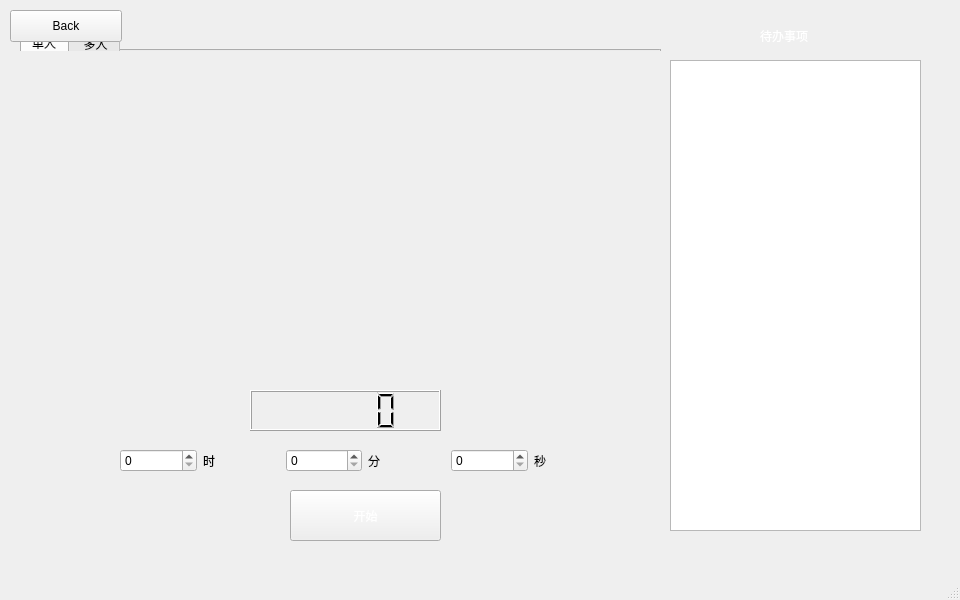
<?xml version="1.0" encoding="UTF-8"?>
<ui version="4.0">
 <class>selfLearning</class>
 <widget class="QMainWindow" name="selfLearning">
  <property name="geometry">
   <rect>
    <x>0</x>
    <y>0</y>
    <width>960</width>
    <height>600</height>
   </rect>
  </property>
  <property name="windowTitle">
   <string>MainWindow</string>
  </property>
  <property name="styleSheet">
   <string notr="true"/>
  </property>
  <widget class="QWidget" name="centralwidget">
   <widget class="QTabWidget" name="tabWidget">
    <property name="geometry">
     <rect>
      <x>20</x>
      <y>30</y>
      <width>641</width>
      <height>21</height>
     </rect>
    </property>
    <property name="styleSheet">
     <string notr="true"/>
    </property>
    <property name="currentIndex">
     <number>0</number>
    </property>
    <widget class="QWidget" name="tab">
     <attribute name="title">
      <string>单人</string>
     </attribute>
    </widget>
    <widget class="QWidget" name="tab_2">
     <attribute name="title">
      <string> 多人</string>
     </attribute>
     <widget class="QPushButton" name="pushButton">
      <property name="geometry">
       <rect>
        <x>530</x>
        <y>0</y>
        <width>112</width>
        <height>32</height>
       </rect>
      </property>
      <property name="text">
       <string>邀请好友</string>
      </property>
     </widget>
     <widget class="QPushButton" name="pushButton_2">
      <property name="geometry">
       <rect>
        <x>530</x>
        <y>30</y>
        <width>112</width>
        <height>32</height>
       </rect>
      </property>
      <property name="text">
       <string>加入房间</string>
      </property>
     </widget>
    </widget>
   </widget>
   <widget class="QPushButton" name="btnBack">
    <property name="geometry">
     <rect>
      <x>10</x>
      <y>10</y>
      <width>112</width>
      <height>32</height>
     </rect>
    </property>
    <property name="text">
     <string>Back</string>
    </property>
   </widget>
   <widget class="QPushButton" name="btn_start">
    <property name="geometry">
     <rect>
      <x>290</x>
      <y>490</y>
      <width>151</width>
      <height>51</height>
     </rect>
    </property>
    <property name="styleSheet">
     <string notr="true">color:rgb(255, 255, 255)</string>
    </property>
    <property name="text">
     <string>开始</string>
    </property>
   </widget>
   <widget class="QWidget" name="horizontalLayoutWidget_3">
    <property name="geometry">
     <rect>
      <x>120</x>
      <y>440</y>
      <width>491</width>
      <height>41</height>
     </rect>
    </property>
    <layout class="QHBoxLayout" name="horizontalLayout_3">
     <item>
      <widget class="QSpinBox" name="hour"/>
     </item>
     <item>
      <widget class="QLabel" name="hourLabel">
       <property name="text">
        <string>时</string>
       </property>
      </widget>
     </item>
     <item>
      <widget class="QSpinBox" name="min"/>
     </item>
     <item>
      <widget class="QLabel" name="minLabel">
       <property name="text">
        <string>分</string>
       </property>
      </widget>
     </item>
     <item>
      <widget class="QSpinBox" name="sec"/>
     </item>
     <item>
      <widget class="QLabel" name="secLabel">
       <property name="text">
        <string>秒</string>
       </property>
      </widget>
     </item>
    </layout>
   </widget>
   <widget class="QLCDNumber" name="lcd_play">
    <property name="geometry">
     <rect>
      <x>250</x>
      <y>390</y>
      <width>191</width>
      <height>41</height>
     </rect>
    </property>
   </widget>
   <widget class="QLabel" name="label_alive">
    <property name="geometry">
     <rect>
      <x>190</x>
      <y>80</y>
      <width>331</width>
      <height>271</height>
     </rect>
    </property>
    <property name="text">
     <string/>
    </property>
   </widget>
   <widget class="QLabel" name="label_die">
    <property name="geometry">
     <rect>
      <x>180</x>
      <y>70</y>
      <width>331</width>
      <height>311</height>
     </rect>
    </property>
    <property name="text">
     <string/>
    </property>
   </widget>
   <widget class="QLabel" name="label">
    <property name="geometry">
     <rect>
      <x>760</x>
      <y>20</y>
      <width>91</width>
      <height>31</height>
     </rect>
    </property>
    <property name="styleSheet">
     <string notr="true">font: 15pt &quot;Baskerville&quot;;
color:rgb(255, 255, 255)</string>
    </property>
    <property name="text">
     <string>待办事项</string>
    </property>
   </widget>
   <widget class="QTextEdit" name="textEdit">
    <property name="geometry">
     <rect>
      <x>670</x>
      <y>60</y>
      <width>251</width>
      <height>471</height>
     </rect>
    </property>
   </widget>
  </widget>
  <widget class="QStatusBar" name="statusbar"/>
  <widget class="QMenuBar" name="menubar">
   <property name="geometry">
    <rect>
     <x>0</x>
     <y>0</y>
     <width>960</width>
     <height>22</height>
    </rect>
   </property>
  </widget>
 </widget>
 <resources/>
 <connections/>
</ui>
